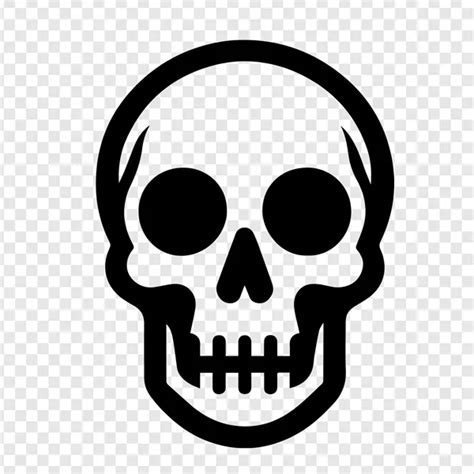
#> input picture Git and PC/tête_de_mort.png, 474 x 474 px
$ python 'PNG to ASCII.py'
#> lines starting #> are read from the running program, lines starting #| are printed output that depends on the picture
from PIL import Image

def image_to_ascii(image_path, width=100):

#> called with image_path = 'tête_de_mort.png', width = 80
    img = Image.open(image_path)
#> img is the input picture: PIL image 474x474 RGB; min 0, max 255, mean 190

    img = img.convert('L')
#> img: PIL image 474x474 L

    aspect_ratio = img.height / img.width
#> aspect_ratio = 1
    new_height = int(width * aspect_ratio * 0.55)  # 0.55 pour compenser la hauteur des caractères
#> new_height = 44
    img = img.resize((width, new_height))
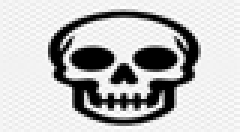
#> img: PIL image 80x44 L (shown 3 times larger); min 0, max 255, mean 190.5


    pixels = img.getdata()
    ascii_str = ""

    for i, pixel in enumerate(pixels):
        if pixel < 128:  # Sombre = étoile
            ascii_str += "*"
        else:  # Clair = espace
            ascii_str += " "

        if (i + 1) % width == 0:
            ascii_str += "\n"
#> this loop made 3520 passes
#> (pixel, ascii_str) on passes 1 to 12: (244, ' '), (237, '  '), (242, '   '), (247, '    '), (242, '     '), (237, '      '), (243, '       '), (246, '        '), (241, '         '), (239, '          '), (245, '           '), (245, '            ')

    return ascii_str

art = image_to_ascii("tête_de_mort.png", width=80)
print(art)
